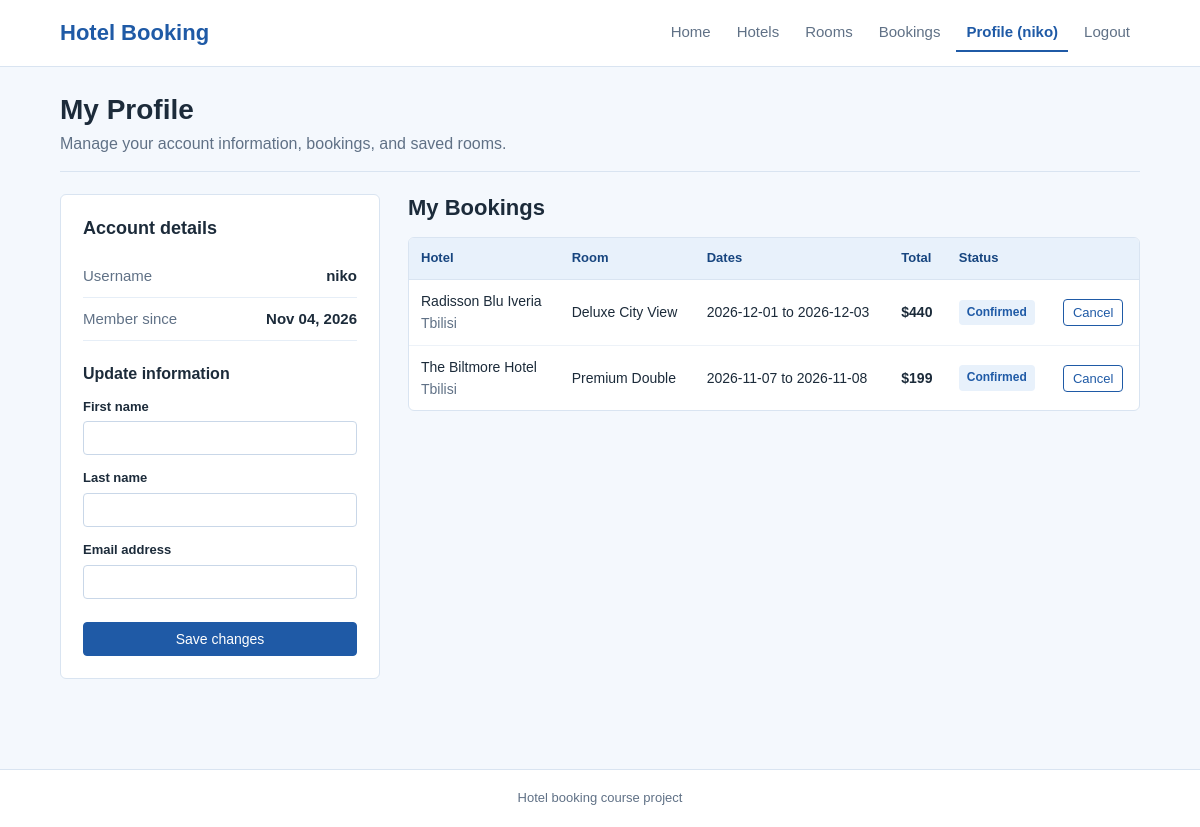
/profile/ (signed in), run on the app's committed database.
### booking/models.py (models this page shows, shortened)
class Booking(models.Model):
    user = models.ForeignKey(
        User, on_delete=models.SET_NULL, null=True, blank=True, related_name="bookings"
    )
    room = models.ForeignKey(Room, on_delete=models.CASCADE)
    customer_name = models.CharField(max_length=80)
    customer_phone = models.CharField(max_length=30)
    check_in = models.DateField()
    check_out = models.DateField()
    total_price = models.IntegerField()
    is_confirmed = models.BooleanField(default=True)

class Room(models.Model):
    hotel = models.ForeignKey(Hotel, on_delete=models.CASCADE, related_name="rooms")
    room_type = models.ForeignKey(RoomType, on_delete=models.CASCADE)
    name = models.CharField(max_length=100)
    price = models.IntegerField()
    max_guests = models.IntegerField()
    image = models.ImageField(upload_to="rooms/", blank=True)

class Hotel(models.Model):
    name = models.CharField(max_length=100)
    city = models.CharField(max_length=50)
    address = models.CharField(max_length=150)
    image = models.ImageField(upload_to="hotels/", blank=True)

### booking/views.py (the view)
# urls.py: path("profile/", views.profile_view, name="profile"),
@login_required(login_url="login")
def profile_view(request):
    if request.method == "POST":
        form = ProfileForm(request.POST, instance=request.user)
        if form.is_valid():
            form.save()
            messages.success(request, "Profile updated successfully.")
            return redirect("profile")
    else:
        form = ProfileForm(instance=request.user)
    user_bookings = (
        Booking.objects.filter(user=request.user)
        .select_related("room__hotel")
        .order_by("-id")
    )
    favorites = request.session.get("favorites", [])
    favorite_rooms = Room.objects.filter(id__in=favorites).select_related(
        "hotel", "room_type"
    )
    return render(
        request,
        "booking/profile.html",
        {
            "form": form,
            "bookings": user_bookings,
            "favorite_rooms": favorite_rooms,
            "favorite_ids": favorites,
        },
    )

### booking/forms.py
class ProfileForm(forms.ModelForm):
    class Meta:
        model = User
        fields = ("first_name", "last_name", "email")

### booking/templates/booking/profile.html (shortened to what this page needs)
{% extends "booking/base.html" %}
{% block content %}
<div class="page-header">
    <h1>My Profile</h1>
    <p>Manage your account information, bookings, and saved rooms.</p>
</div>
<div class="profile-layout">
    <div>
        <div class="profile-card">
            <h3>Account details</h3>
            <div class="detail-row">
                <span>Username</span>
                <strong>{{ user.username }}</strong>
            </div>
            <div class="detail-row">
                <span>Member since</span>
                <strong>{{ user.date_joined|date:"M d, Y" }}</strong>
            </div>
            <h4 style="margin: 20px 0 10px;">Update information</h4>
            <form method="post">
                {% for field in form %}
                <div class="field">
                    <label for="{{ field.id_for_label }}">{{ field.label }}</label>
                    {{ field }}
                </div>
                {% endfor %}
                <button type="submit" class="button">Save changes</button>
            </form>
        </div>
    </div>
    <div>
        <h2 class="section-title">My Bookings</h2>
        {% if bookings %}
        <div class="table-card">
            <div class="table-wrap">
                <table>
                    <thead>
                        <tr>
                            <th>Hotel</th>
                            <th>Room</th>
                            <th>Dates</th>
                            <th>Total</th>
                            <th>Status</th>
                            <th></th>
                        </tr>
                    </thead>
                    <tbody>
                        {% for booking in bookings %}
                        <tr>
                            <td>
                                {{ booking.room.hotel.name }}<br>
                                <span class="card-meta">{{ booking.room.hotel.city }}</span>
                            </td>
                            <td>{{ booking.room.name }}</td>
                            <td>{{ booking.check_in|date:"Y-m-d" }} to {{ booking.check_out|date:"Y-m-d" }}</td>
                            <td><strong>${{ booking.total_price }}</strong></td>
                            <td>
                                {% if booking.is_confirmed %}
                                <span class="status">Confirmed</span>
                                {% else %}
                                <span class="status pending">Pending</span>
                                {% endif %}
                            </td>
                            <td>
                                <form method="post" action="{% url 'cancel_booking' booking.id %}" onsubmit="return confirm('Cancel this booking?');">
                                    <button type="submit" class="button button-outline button-small">Cancel</button>
                                </form>
                            </td>
                        </tr>
                        {% endfor %}
                    </tbody>
                </table>
            </div>
        </div>
        {% else %}
        <div class="empty">You have no bookings yet. <a href="{% url 'room_list' %}">Browse rooms</a> to make a reservation.</div>
        {% endif %}
    </div>
</div>
{% endblock %}

### booking/templates/booking/base.html (shortened to what this page needs)
{% load static %}
<!DOCTYPE html>
<html lang="en">
<head>
    <link rel="stylesheet" href="{% static 'booking/css/style.css' %}">
</head>
<body>
    <header class="site-header">
        <div class="container header-inner">
            <a class="logo" href="{% url 'home' %}">Hotel Booking</a>
            <nav class="main-nav">
                <a class="{% if request.resolver_match.url_name == 'home' %}active{% endif %}" href="{% url 'home' %}">Home</a>
                <a class="{% if request.resolver_match.url_name == 'hotel_list' or request.resolver_match.url_name == 'hotel_detail' %}active{% endif %}" href="{% url 'hotel_list' %}">Hotels</a>
                <a class="{% if request.resolver_match.url_name == 'room_list' or request.resolver_match.url_name == 'room_detail' %}active{% endif %}" href="{% url 'room_list' %}">Rooms</a>
                <a class="{% if request.resolver_match.url_name == 'booking_list' %}active{% endif %}" href="{% url 'booking_list' %}">Bookings</a>
                {% if user.is_authenticated %}
                <a class="{% if request.resolver_match.url_name == 'profile' %}active{% endif %}" href="{% url 'profile' %}">Profile ({{ user.username }})</a>
                <a href="{% url 'logout' %}">Logout</a>
                {% else %}
                <a class="{% if request.resolver_match.url_name == 'login' %}active{% endif %}" href="{% url 'login' %}">Login</a>
                <a class="{% if request.resolver_match.url_name == 'register' %}active{% endif %}" href="{% url 'register' %}">Register</a>
                {% endif %}
            </nav>
        </div>
    </header>
    <main>
        <div class="container">
            {% block content %}{% endblock %}
        </div>
    </main>
    <footer class="site-footer">
        <div class="container footer-inner">
            <p>Hotel booking course project</p>
        </div>
    </footer>
</body>
</html>

### booking/static/booking/css/style.css (style rules this page uses)
* { box-sizing: border-box; }
body { margin: 0; font-family: Arial, Helvetica, sans-serif; background-color: #f4f8fd; color: #1c2b3a; line-height: 1.6; }
.container { width: 90%; max-width: 1120px; margin: 0 auto; }
a { color: #1f5aa6; }
h1, h2, h3 { line-height: 1.25; }
.site-header { background-color: #ffffff; border-bottom: 1px solid #d9e4f1; }
.header-inner { display: flex; align-items: center; justify-content: space-between; flex-wrap: wrap; gap: 12px; padding: 14px 0; }
.logo { color: #1f5aa6; font-size: 22px; font-weight: bold; text-decoration: none; }
.main-nav { display: flex; flex-wrap: wrap; gap: 6px; }
.main-nav a { color: #607186; text-decoration: none; font-size: 15px; padding: 6px 10px; border-bottom: 2px solid transparent; }
.main-nav a.active { color: #1f5aa6; font-weight: bold; border-bottom-color: #1f5aa6; }
main { padding: 25px 0 45px; }
.page-header { margin-bottom: 22px; padding-bottom: 14px; border-bottom: 1px solid #d9e4f1; }
.page-header h1 { font-size: 28px; margin: 0 0 4px; }
.page-header p { color: #607186; margin: 0; }
.section-title { font-size: 22px; margin: 0 0 16px; }
.card-meta { color: #607186; font-size: 14px; margin: 0 0 10px; }
.button { display: inline-block; background-color: #1f5aa6; color: #ffffff; border: 1px solid #1f5aa6; border-radius: 4px; padding: 8px 14px; font-family: inherit; font-size: 14px; text-align: center; text-decoration: none; cursor: pointer; }
.button-outline { background-color: #ffffff; color: #1f5aa6; }
.button-small { padding: 5px 9px; font-size: 13px; }
.detail-row { display: flex; justify-content: space-between; gap: 20px; border-bottom: 1px solid #e6eef7; padding: 9px 0; font-size: 15px; }
.detail-row span { color: #607186; }
.field { margin-bottom: 13px; }
.field label { display: block; font-size: 13px; font-weight: bold; margin-bottom: 4px; }
.field input { width: 100%; padding: 8px 9px; border: 1px solid #c9d7e8; border-radius: 4px; font-family: inherit; font-size: 14px; color: #1c2b3a; }
.table-card { background-color: #ffffff; border: 1px solid #d9e4f1; border-radius: 6px; overflow: hidden; }
.table-wrap { overflow-x: auto; }
table { width: 100%; border-collapse: collapse; }
th { background-color: #e8f1fb; color: #17457f; font-size: 13px; text-align: left; padding: 10px 12px; border-bottom: 1px solid #d9e4f1; white-space: nowrap; }
td { border-bottom: 1px solid #edf2f8; padding: 10px 12px; font-size: 14px; vertical-align: middle; }
tr:last-child td { border-bottom: 0; }
.status { display: inline-block; padding: 3px 8px; border-radius: 4px; font-size: 12px; font-weight: bold; background-color: #e8f1fb; color: #1f5aa6; }
.site-footer { background-color: #ffffff; border-top: 1px solid #d9e4f1; color: #607186; margin-top: 45px; padding: 18px 0; font-size: 13px; text-align: center; }
.footer-inner p { margin: 0; }
.profile-layout { display: grid; grid-template-columns: 320px 1fr; gap: 28px; align-items: start; }
.profile-card { background-color: #ffffff; border: 1px solid #d9e4f1; border-radius: 6px; padding: 22px; }
.profile-card h3 { font-size: 18px; margin: 0 0 16px; }
.profile-card .button { width: 100%; margin-top: 10px; }

### data on the page
Booking: room.hotel.name "Radisson Blu Iveria", room.hotel.city "Tbilisi", room.name "Deluxe City View", check_in "2026-12-01", check_out "2026-12-03", total_price "440", is_confirmed "Confirmed"
Booking: room.hotel.name "The Biltmore Hotel", room.hotel.city "Tbilisi", room.name "Premium Double", check_in "2026-11-07", check_out "2026-11-08", total_price "199", is_confirmed "Confirmed"

### other printed values
{{ user.username }} "niko"
{{ user.date_joined|date:"M d, Y" }} "Nov 04, 2026"
{{ field.label }} "First name" "Last name" "Email address"
